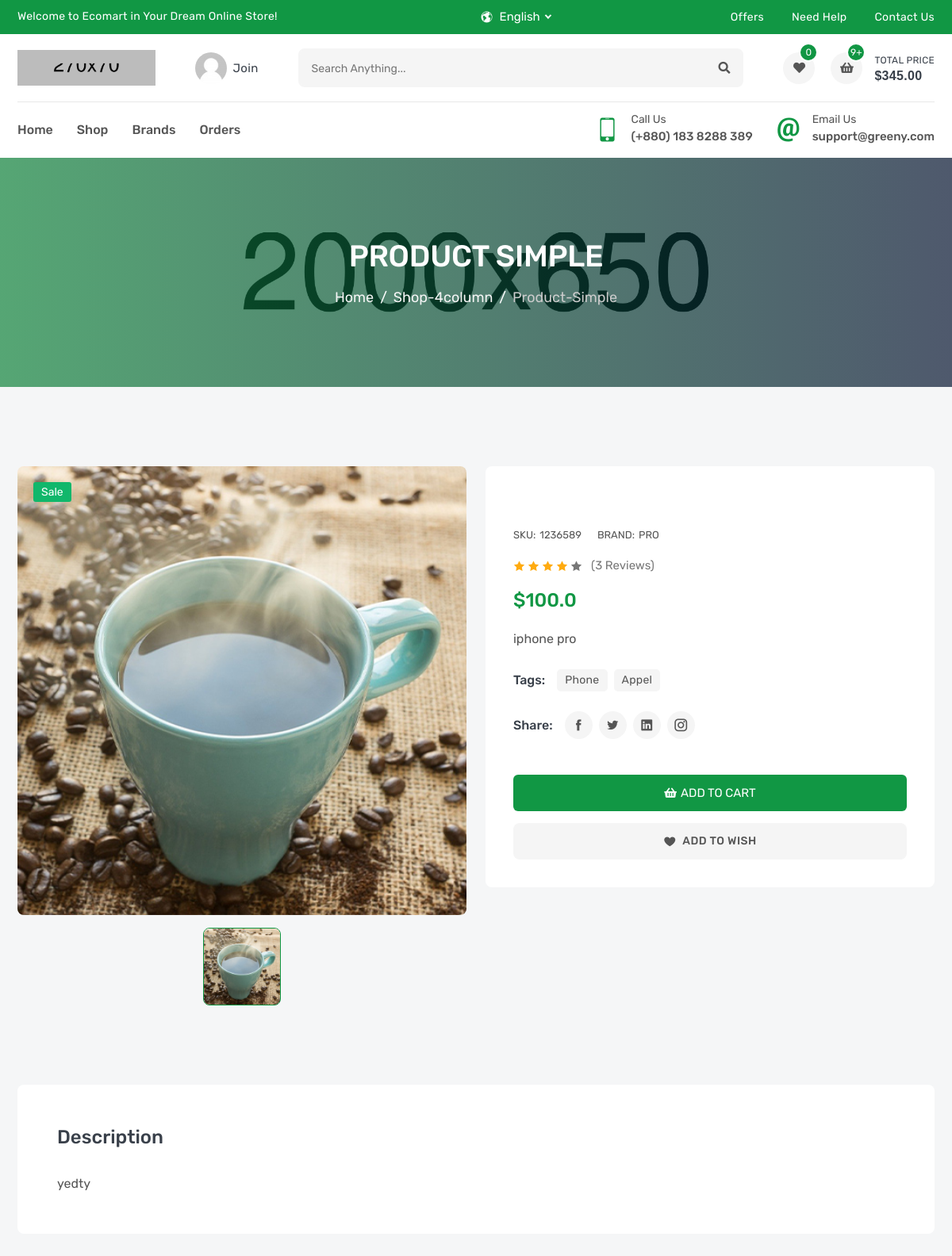
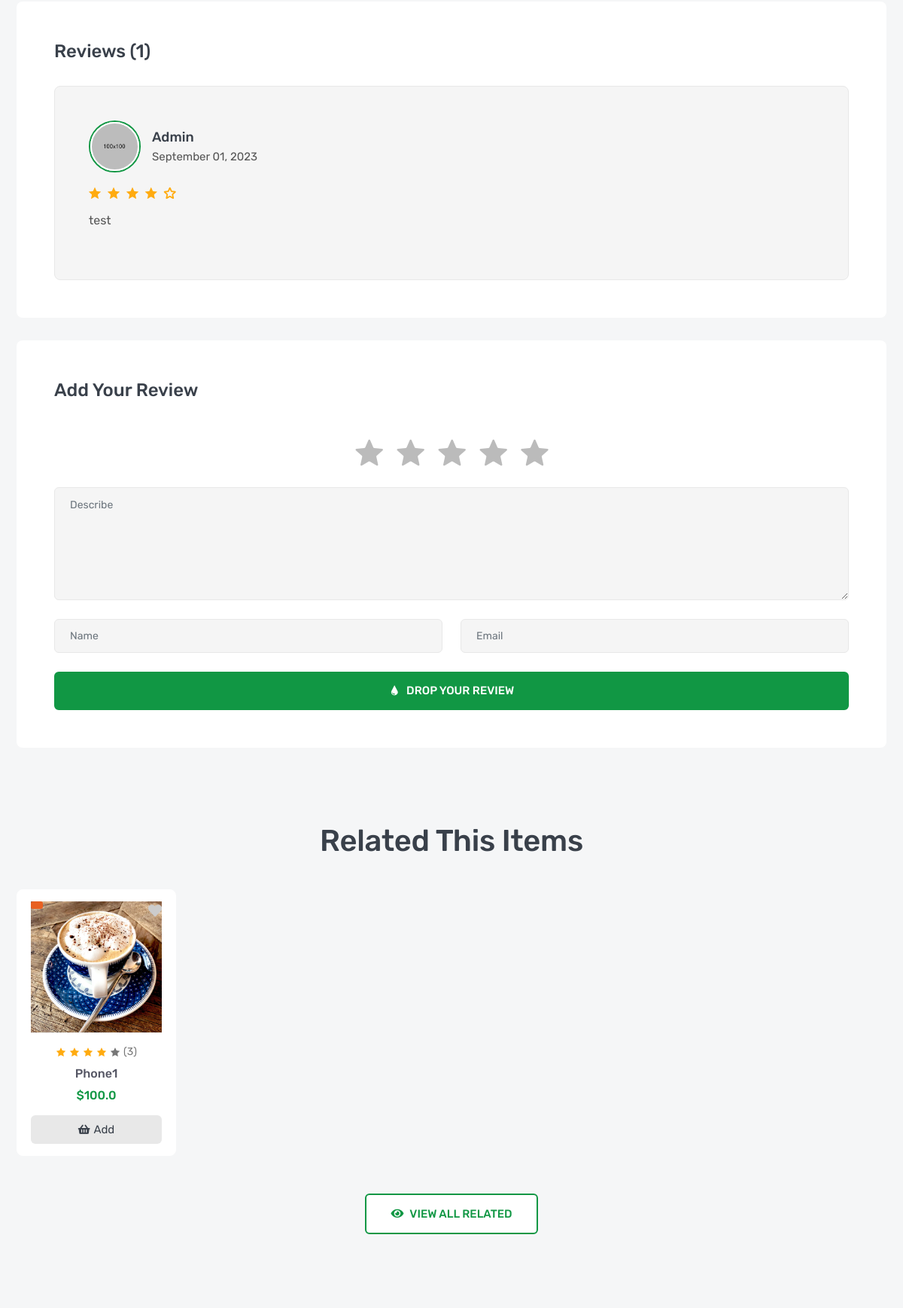
Page /products/phone1 (upper part) on the committed database (2 pictures, top to bottom).
### product/models.py (models this page shows, shortened)
class Product(models.Model):
    name = models.CharField(_('Name'),max_length=120)
    flag = models.CharField(_('Flag'),max_length=10,choices=FLAG_TYPES)
    image = models.ImageField(_('Image'),upload_to='products')
    price = models.FloatField(_('Price'))
    sku = models.CharField(_('SKU'),max_length=12)
    subtitle = models.CharField(_('Subtitle'),max_length=300)
    description = models.TextField(_('Description'),max_length=40000)
    quantity = models.IntegerField(_('Quantity'))
    brand = models.ForeignKey('Brand',verbose_name=_('Brand'),related_name='product_brand',on_delete= models.SET_NULL,null=True)
    tags = TaggableManager()
    slug = models.SlugField(null=True,blank=True)

class ProductImages(models.Model):
    product = models.ForeignKey(Product,verbose_name=_('Product'),related_name='product_image',on_delete=models.CASCADE)
    image = models.ImageField(_('Image'),upload_to='product_images')

class Brand(models.Model):
    name = models.CharField(_('Name'),max_length=100)
    image = models.ImageField(_('Image'),upload_to='brand')
    slug = models.SlugField(null=True,blank=True)
    def __str__(self):
        return self.name

class Review(models.Model):
    user = models.ForeignKey(User,verbose_name=_('User'),related_name='review_author',on_delete=models.SET_NULL,null=True)
    product = models.ForeignKey(Product,verbose_name=_('Product'),related_name='review_product',on_delete=models.CASCADE)
    rate = models.IntegerField(_('Rate'))
    review = models.CharField(_('Review'),max_length=300)
    created_at = models.DateTimeField(_('Created at'),default=timezone.now)

### product/views.py (the view)
# urls.py: path('<slug:slug>' , ProductDetail.as_view()),
class ProductDetail(DetailView):
    model = Product          # context : object   : model
    def get_context_data(self, **kwargs):
        context = super().get_context_data(**kwargs)
        context["reviews"] = Review.objects.filter(product=self.get_object())
        context["related_products"] = Product.objects.filter(brand=self.get_object().brand)
        return context

### product/templates/product/product_detail.html (shortened to what this page needs)
{% extends "base.html" %}
{% load static %}
{% block css %}
    <link rel="stylesheet" href="{% static 'en/css/product-details.css' %}">
{% endblock css %}
{% block body %}
        <section class="single-banner inner-section" style="background: url(images/single-banner.jpg) no-repeat center;">
            <div class="container">
                <h2>product simple</h2>
                <ol class="breadcrumb">
                    <li class="breadcrumb-item"><a href="index.html">Home</a></li>
                    <li class="breadcrumb-item"><a href="shop-4column.html">shop-4column</a></li>
                    <li class="breadcrumb-item active" aria-current="page">product-simple</li>
                </ol>
            </div>
        </section>
        <section class="inner-section">
            <div class="container">
                <div class="row">
                    <div class="col-lg-6">
                        <div class="details-gallery">
                            <div class="details-label-group">
                                <label class="details-label new">{{object.flag}}</label>
                            </div>
                            <ul class="details-preview">
                                {% for image in object.product_image.all %}
                                    <li><img src="{{image.image.url}}" alt="product"></li>
                                {% endfor %}
                            </ul>
                            <ul class="details-thumb">
                                {% for image in object.product_image.all %}
                                    <li><img src="{{image.image.url}}" alt="product"></li>
                                {% endfor %}
                            </ul>
                        </div>
                    </div>
                    <div class="col-lg-6">
                        <div class="details-content">
                            <h3 class="details-name"><a href="#">{{objec}}</a></h3>
                            <div class="details-meta">
                                <p>SKU:<span>{{object.sku}}</span></p>
                                <p>BRAND:<a href="#">{{object.brand}}</a></p>
                            </div>
                            <div class="details-rating">
                                <i class="active icofont-star"></i>
                                <i class="active icofont-star"></i>
                                <i class="active icofont-star"></i>
                                <i class="active icofont-star"></i>
                                <i class="icofont-star"></i>
                                <a href="#">(3 reviews)</a>
                            </div>
                            <h3 class="details-price">
                                <span>${{object.price}}</span>
                            </h3>
                            <p class="details-desc">{{object.subtitle}}</p>
                            <div class="details-list-group">
                                <label class="details-list-title">tags:</label>
                                <ul class="details-tag-list">
                                    {% for tag in object.tags.all %}
                                        <li><a href="#">{{tag}}</a></li>
                                    {% endfor %}
                                </ul>
                            </div>
                            <div class="details-list-group">
                                <label class="details-list-title">Share:</label>
                                <ul class="details-share-list">
                                    <li><a href="#" class="icofont-facebook" title="Facebook"></a></li>
                                    <li><a href="#" class="icofont-twitter" title="Twitter"></a></li>
                                    <li><a href="#" class="icofont-linkedin" title="Linkedin"></a></li>
                                    <li><a href="#" class="icofont-instagram" title="Instagram"></a></li>
                                </ul>
                            </div>
                            <div class="details-add-group">
                                <button class="product-add" title="Add to Cart">
                                    <i class="fas fa-shopping-basket"></i>
                                    <span>add to cart</span>
                                </button>
                            </div>
                            <div class="details-action-group">
                                <a class="details-wish wish" href="#" title="Add Your Wishlist">
                                    <i class="icofont-heart"></i>
                                    <span>add to wish</span>
                                </a>
                            </div>
                        </div>
                    </div>
                </div>
            </div>
        </section>
        <section class="inner-section">
            <div class="container">
                <div class="row">
                    <div class="col-lg-12">
                        <div class="product-details-frame">
                            <h3 class="frame-title">Description</h3>
                            <div class="tab-descrip">
                                <p>{{object.description}}</p>
                            </div>
                        </div>
                        <div class="product-details-frame">
                            <h3 class="frame-title">Reviews ({{reviews|length}})</h3>
                            <ul class="review-list">
                                {% for review in reviews %}
                                <li class="review-item">
                                    <div class="review-media">
                                        <a class="review-avatar" href="#">
                                            <img src="images/avatar/01.jpg" alt="review">
                                        </a>
                                        <h5 class="review-meta">
                                            <a href="#">{{review.user}}</a>
                                            <span>{{review.created_at|date:"F d, o"}}</span>
                                        </h5>
                                    </div>
                                    <ul class="review-rating">
                                        <li class="icofont-ui-{% if review.rate > 0 %}rating{% else %}rate-blank{% endif %}"></li>
                                        <li class="icofont-ui-{% if review.rate > 1 %}rating{% else %}rate-blank{% endif %}"></li>
                                        <li class="icofont-ui-{% if review.rate > 2 %}rating{% else %}rate-blank{% endif %}"></li>
                                        <li class="icofont-ui-{% if review.rate > 3 %}rating{% else %}rate-blank{% endif %}"></li>
                                        <li class="icofont-ui-{% if review.rate > 4 %}rating{% else %}rate-blank{% endif %}"></li>
                                    </ul>
                                    <p class="review-desc">{{review.review}}</p>
                                </li>
                                {% endfor %}
                            </ul>
                        </div>
                        <div class="product-details-frame">
                            <h3 class="frame-title">add your review</h3>
                            <form class="review-form">
                                <div class="row">
                                    <div class="col-lg-12">
                                        <div class="star-rating">
                                            <input type="radio" name="rating" id="star-1"><label for="star-1"></label>
                                            <input type="radio" name="rating" id="star-2"><label for="star-2"></label>
                                            <input type="radio" name="rating" id="star-3"><label for="star-3"></label>
                                            <input type="radio" name="rating" id="star-4"><label for="star-4"></label>
                                            <input type="radio" name="rating" id="star-5"><label for="star-5"></label>
                                        </div>
                                    </div>
                                    <div class="col-lg-12">
                                        <div class="form-group">
                                            <textarea class="form-control" placeholder="Describe"></textarea>
                                        </div>
                                    </div>
                                    <div class="col-lg-6">
                                        <div class="form-group">
                                            <input type="text" class="form-control" placeholder="Name">
                                        </div>
                                    </div>
                                    <div class="col-lg-6">
                                        <div class="form-group">
                                            <input type="email" class="form-control" placeholder="Email">
                                        </div>
                                    </div>
                                    <div class="col-lg-12">
                                        <button class="btn btn-inline">
                                            <i class="icofont-water-drop"></i>
                                            <span>drop your review</span>
                                        </button>
                                    </div>
                                </div>
                            </form>
                        </div>
                    </div>
                </div>
            </div>
        </section>
        <section class="inner-section">
            <div class="container">
                <div class="row">
                    <div class="col">
                        <div class="section-heading">
                            <h2>related this items</h2>
                        </div>
                    </div>
                </div>
                <div class="row row-cols-2 row-cols-md-3 row-cols-lg-4 row-cols-xl-5">
                    {% for item in related_products %}
                        <div class="col">
                            <div class="product-card {% if item.quantity == 0 %} product-disable {% endif %}">
                                <div class="product-media">
                                    <div class="product-label">
                                        <label class="label-text sale"></label>
                                    </div>
                                    <button class="product-wish wish">
                                        <i class="fas fa-heart"></i>
                                    </button>
                                    <a class="product-image" href="product-video.html">
                                        <img src="{{item.image.url}}" alt="product">
                                    </a>
                                </div>
                                <div class="product-content">
                                    <div class="product-rating">
                                        <i class="active icofont-star"></i>
                                        <i class="active icofont-star"></i>
                                        <i class="active icofont-star"></i>
                                        <i class="active icofont-star"></i>
                                        <i class="icofont-star"></i>
                                        <a href="product-video.html">(3)</a>
                                    </div>
                                    <h6 class="product-name">
                                        <a href="product-video.html">{{item.name}}</a>
                                    </h6>
                                    <h6 class="product-price">
                                        <span>${{item.price}}</span>
                                    </h6>
                                    <button class="product-add" title="Add to Cart">
                                        <i class="fas fa-shopping-basket"></i>
                                        <span>add</span>
                                    </button>
                                </div>
                            </div>
                        </div>
                    {% endfor %}
                </div>
                <div class="row">
                    <div class="col-lg-12">
                        <div class="section-btn-25">
                            <a href="shop-4column.html" class="btn btn-outline">
                                <i class="fas fa-eye"></i>
                                <span>view all related</span>
                            </a>
                        </div>
                    </div>
                </div>
            </div>
        </section>
        {% endblock body %}

### rows in the picture
Product: flag "Sale", sku "1236589", brand "PRO", price "100.0", subtitle "iphone pro", description "yedty", image (picture), name "Phone1"
ProductImages: image (picture)
Tag: name "Phone"
Tag: name "Appel"
Review: user "Admin", created_at "September 01, 2023", review "test"

### other values in the picture
{{ reviews|length }} "1"
